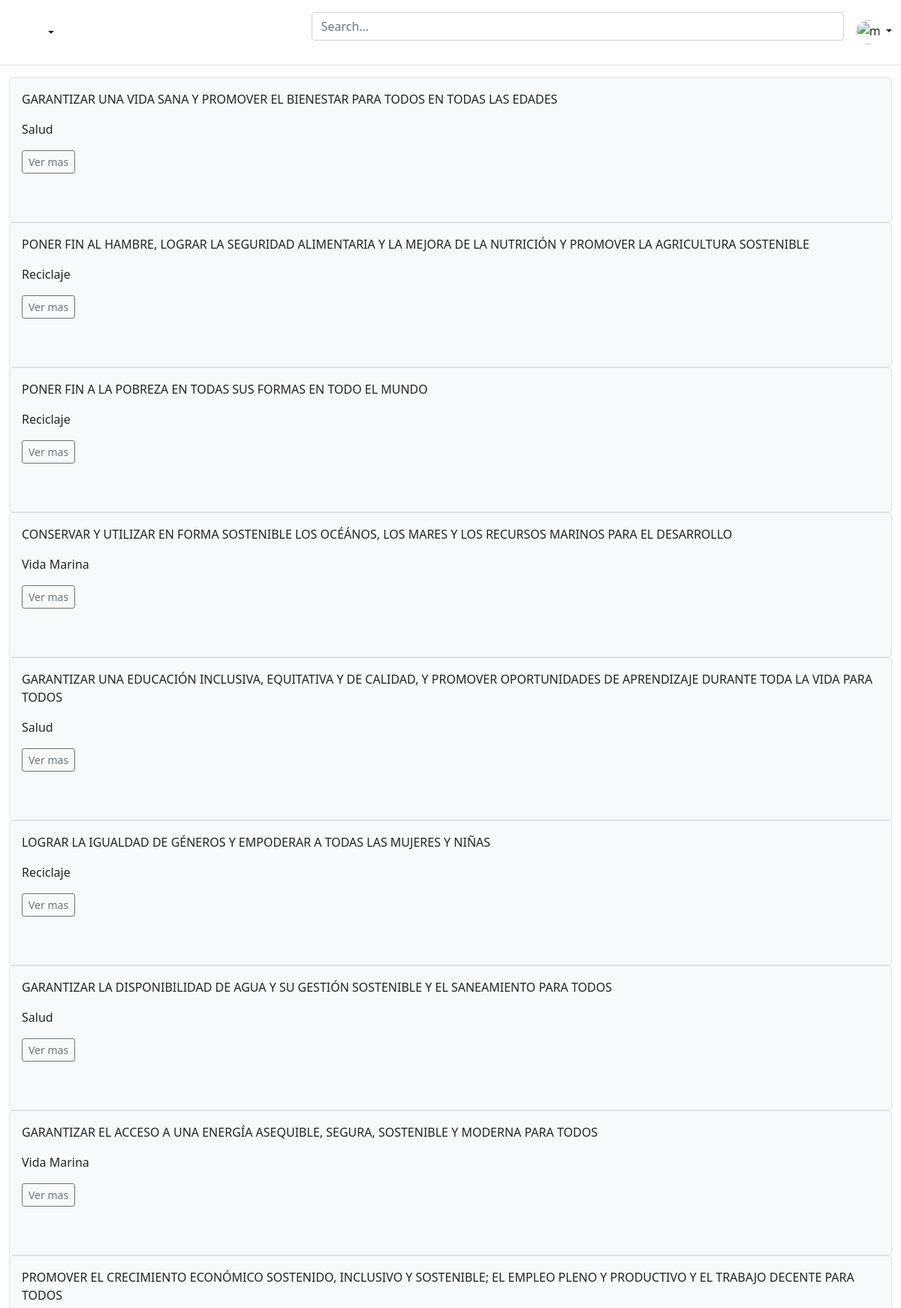
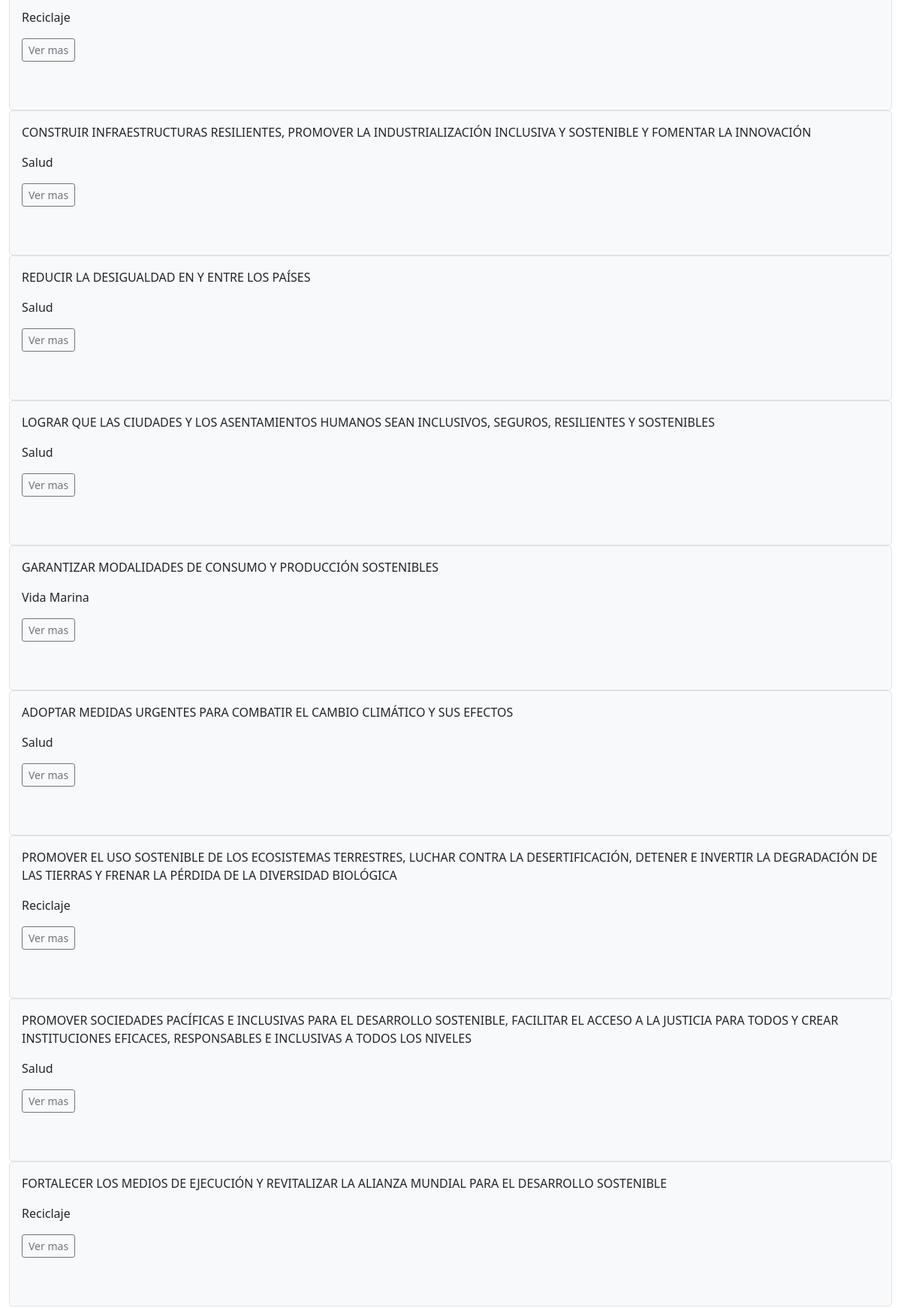
The app's page / (signed in, upper part) with its own data (2 pictures, top to bottom).
### apps/post/models.py (models this page shows, shortened)
class Post(models.Model):
	nombre = models.CharField(max_length=255)
	detalle = models.TextField(max_length=1000)
	autor = models.ForeignKey(Usuario, on_delete=models.CASCADE, null=True,blank=True)
	estado = models.BooleanField(default=False,null=True,blank=True)
	categoria = models.ForeignKey(Categoria, on_delete=models.CASCADE,null=True,blank=True)
	class Meta:
		db_table="post"

### apps/categoria/models.py (models this page shows)
class Categoria(models.Model):
	detalle = models.CharField(max_length=255)
	class Meta:
		db_table="Categoria"
	def __str__(self):
		return self.detalle

### bloginfo/views.py (the view)
# urls.py: path('', views.Inicio.as_view(), name="inicio"),
class Inicio(TemplateView):
	template_name = "inicio.html"
	def get_context_data(self, **kwargs):
		context = super(Inicio, self).get_context_data(**kwargs)
		context["post"] = Post.objects.all()
		return context

### templates/inicio.html
{% extends "base/base.html" %}
{% block contenido %}
	<div class="container-fluid pb-3">
		{% for p in post %}
			<div class="bg-light border rounded-3">
				<div class="card-body">
					<p class="card-text">{{p.nombre}}</p><p class="card-text">{{p.categoria}}</p>
					<div class="d-flex justify-content-between align-items-center">
						<div class="btn-group">
							<a class="btn btn-sm btn-outline-secondary" href="{% url 'post:detalle' p.id %}">Ver mas</a>
						</div>
					</div>
				</div>
				<br><br>
			</div>
		{% endfor %}
	</div>
{% endblock contenido %}

### records on screen
Post: nombre "GARANTIZAR UNA VIDA SANA Y PROMOVER EL BIENESTAR PARA TODOS EN TODAS LAS EDADES", categoria "Salud"
Post: nombre "PONER FIN AL HAMBRE, LOGRAR LA SEGURIDAD ALIMENTARIA Y LA MEJORA DE LA NUTRICIÓN Y PROMOVER LA AGRICULTURA SOSTENIBLE", categoria "Reciclaje"
Post: nombre "PONER FIN A LA POBREZA EN TODAS SUS FORMAS EN TODO EL MUNDO", categoria "Reciclaje"
Post: nombre "CONSERVAR Y UTILIZAR EN FORMA SOSTENIBLE LOS OCÉÁNOS, LOS MARES Y LOS RECURSOS MARINOS PARA EL DESARROLLO", categoria "Vida Marina"
Post: nombre "GARANTIZAR UNA EDUCACIÓN INCLUSIVA, EQUITATIVA Y DE CALIDAD, Y PROMOVER OPORTUNIDADES DE APRENDIZAJE DURANTE TODA LA VIDA PARA TODOS", categoria "Salud"
Post: nombre "LOGRAR LA IGUALDAD DE GÉNEROS Y EMPODERAR A TODAS LAS MUJERES Y NIÑAS", categoria "Reciclaje"
Post: nombre "GARANTIZAR LA DISPONIBILIDAD DE AGUA Y SU GESTIÓN SOSTENIBLE Y EL SANEAMIENTO PARA TODOS", categoria "Salud"
Post: nombre "GARANTIZAR EL ACCESO A UNA ENERGÍA ASEQUIBLE, SEGURA, SOSTENIBLE Y MODERNA PARA TODOS", categoria "Vida Marina"
Post: nombre "PROMOVER EL CRECIMIENTO ECONÓMICO SOSTENIDO, INCLUSIVO Y SOSTENIBLE; EL EMPLEO PLENO Y PRODUCTIVO Y EL TRABAJO DECENTE PARA TODOS", categoria "Reciclaje"
Post: nombre "CONSTRUIR INFRAESTRUCTURAS RESILIENTES, PROMOVER LA INDUSTRIALIZACIÓN INCLUSIVA Y SOSTENIBLE Y FOMENTAR LA INNOVACIÓN", categoria "Salud"
Post: nombre "REDUCIR LA DESIGUALDAD EN Y ENTRE LOS PAÍSES", categoria "Salud"
Post: nombre "LOGRAR QUE LAS CIUDADES Y LOS ASENTAMIENTOS HUMANOS SEAN INCLUSIVOS, SEGUROS, RESILIENTES Y SOSTENIBLES", categoria "Salud"
Post: nombre "GARANTIZAR MODALIDADES DE CONSUMO Y PRODUCCIÓN SOSTENIBLES", categoria "Vida Marina"
Post: nombre "ADOPTAR MEDIDAS URGENTES PARA COMBATIR EL CAMBIO CLIMÁTICO Y SUS EFECTOS", categoria "Salud"
Post: nombre "PROMOVER EL USO SOSTENIBLE DE LOS ECOSISTEMAS TERRESTRES, LUCHAR CONTRA LA DESERTIFICACIÓN, DETENER E INVERTIR LA DEGRADACIÓN DE LAS TIERRAS Y FRENAR LA PÉRDIDA DE LA DIVERSIDAD BIOLÓGICA", categoria "Reciclaje"
Post: nombre "PROMOVER SOCIEDADES PACÍFICAS E INCLUSIVAS PARA EL DESARROLLO SOSTENIBLE, FACILITAR EL ACCESO A LA JUSTICIA PARA TODOS Y CREAR INSTITUCIONES EFICACES, RESPONSABLES E INCLUSIVAS A TODOS LOS NIVELES", categoria "Salud"
Post: nombre "FORTALECER LOS MEDIOS DE EJECUCIÓN Y REVITALIZAR LA ALIANZA MUNDIAL PARA EL DESARROLLO SOSTENIBLE", categoria "Reciclaje"
